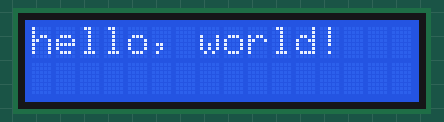
Bench run of a sketch on a simulated Arduino Uno, built with avr-gcc and run on an emulated ATmega328P. Shown: 16×2 character LCD.

Above: at 0.1 s.
At 4.1 s:
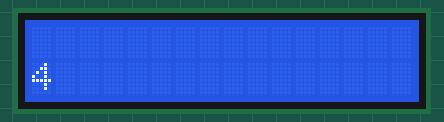
At 10.1 s:
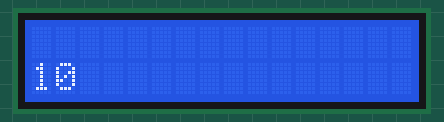
At 19.2 s:
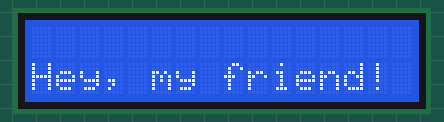
At 28.2 s:
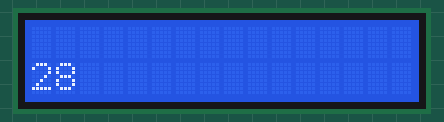
At 38.2 s:
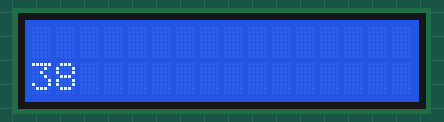

The sketch:

LCD_16x2_ver00.ino
```cpp
#include <LiquidCrystal.h>

LiquidCrystal lcd(7, 8, 9, 10, 11, 12);

void setup() {
  lcd.begin(16, 2); // set up the LCD's number of columns and rows:
  lcd.print("hello, world!");
}

void loop() {
  delay(1000);
  lcd.clear();
  lcd.setCursor(0, 1);  // column 0, line 1
  lcd.print("Hey, my friend!");
  delay(1000);
  lcd.clear();
  lcd.setCursor(0, 1);  // column 0, line 1
  lcd.print(millis() / 1000); // print the number of seconds since reset:
}
```

Measured:
- what the display in image 1 shows lasts 1.0 s, from 4.1 s to 5.1 s
